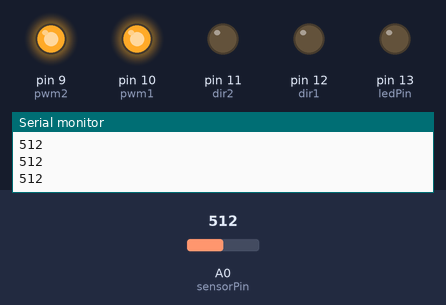
Recording of a sketch running on a simulated Arduino Uno, built with avr-gcc and run on an emulated ATmega328P. On the bench: output pins drawn as LEDs (lit = HIGH), the last lines printed to the serial monitor. Inputs (shaded band) come from the test bench; at power-on: A0 (sensorPin) = 512.

Above: at 1.2 s.
1.3 s: A0 (sensorPin) set to 105
2.8 s: A0 (sensorPin) set to 88
At 3.3 s:
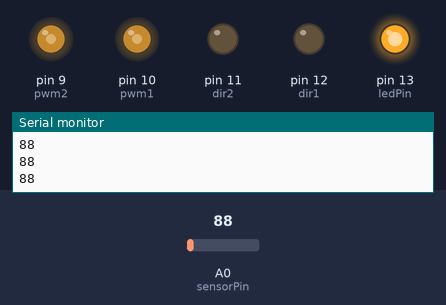
4.3 s: A0 (sensorPin) set to 110
At 5.5 s:
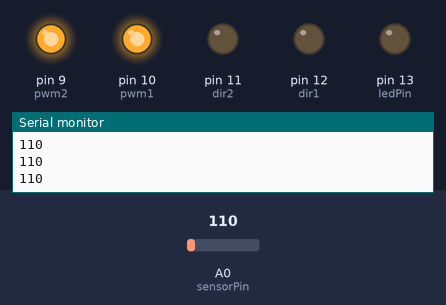
5.8 s: A0 (sensorPin) set to 90
At 6.7 s:
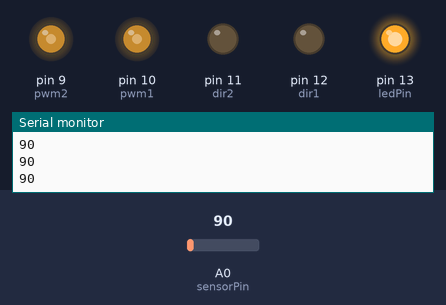
7.3 s: A0 (sensorPin) set to 122
At 7.9 s:
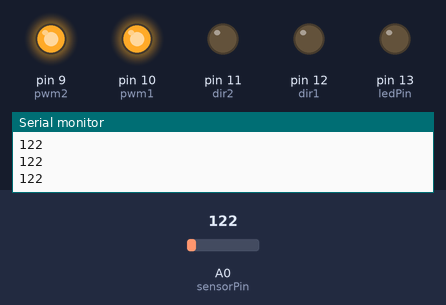
Timing chart, 0 to 9.8 s (numbered marks = the images above; inputs shaded):
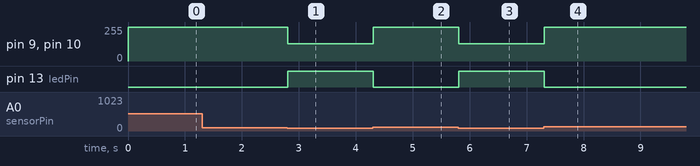

The sketch:

Letry_Shadow_Move.ino
```cpp
int sensorPin = A0;
int sensorValue = 0;
int ledPin = 13;
int dir1 = 12;
int dir2 = 11;
int pwm1 = 10;
int pwm2 = 9;

void setup() {
  // declare the ledPin as an OUTPUT:
  pinMode(ledPin, OUTPUT);
  Serial.begin(9600);
  pinMode(dir1, OUTPUT);
  pinMode(dir2, OUTPUT);
  pinMode(pwm1, OUTPUT);
  pinMode(pwm2, OUTPUT);
}

void loop() {
  sensorValue = analogRead(sensorPin);
  Serial.println(sensorValue);
  if(sensorValue < 100)
  {
  digitalWrite(ledPin, HIGH);
  analogWrite(pwm1, 128);
  analogWrite(pwm2, 128);
  }
  else
  {
  digitalWrite(ledPin, LOW);
  analogWrite(pwm1, 255);
  analogWrite(pwm2, 255);
  }


}
```

Measured:
- the behaviour switches between 100 and 99 on A0 (sensorPin) (found by bisection; images 0 and 1)
- after the input at 2.8 s, pin 9 (pwm2), pin 10 (pwm1): 255/255 → 128/255 at once; pin 13 (ledPin): LOW → HIGH at once
- after the input at 4.3 s, pin 9 (pwm2), pin 10 (pwm1): 128/255 → 255/255 at once; pin 13 (ledPin): HIGH → LOW at once
- after the input at 5.8 s, pin 9 (pwm2), pin 10 (pwm1): 255/255 → 128/255 at once; pin 13 (ledPin): LOW → HIGH at once
- after the input at 7.3 s, pin 9 (pwm2), pin 10 (pwm1): 128/255 → 255/255 at once; pin 13 (ledPin): HIGH → LOW at once
